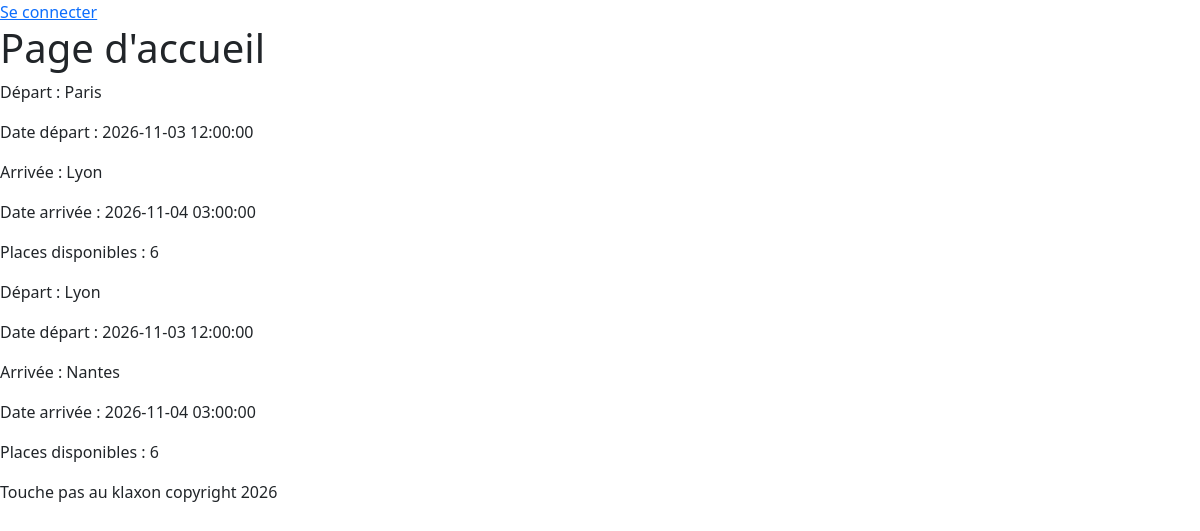
The page / on the database its author committed.
### tables this page shows
CREATE TABLE `trajet` (
  `id_trajet` int(11) NOT NULL,
  `gdh_depart` datetime NOT NULL,
  `gdh_arrivee` datetime NOT NULL,
  `nb_places_total` int(11) NOT NULL,
  `nb_places_dispo` int(11) NOT NULL,
  `id_user` int(11) NOT NULL,
  `id_agence_dep` int(11) NOT NULL,
  `id_agence_arr` int(11) NOT NULL
);

CREATE TABLE `agence` (
  `id_agence` int(11) NOT NULL,
  `nom_ville` varchar(255) NOT NULL
);

### App/Controllers/HomeController.php (called while the page is built)
<?php
class HomeController{
    public function index(){
        require 'templates/home.php';
    }
}

### index.php (called while the page is built, shortened)
<?php
$url = str_replace('/touchepasauklaxon', '', $_SERVER['REQUEST_URI']);
$routeur = new Routeur();
$routeur->addRoute('GET', '/', 'HomeController', 'index');
$routeur->addRoute('GET', '/login', 'AuthController', 'showLogin');
$routeur->addRoute('POST', '/login', 'AuthController', 'login');
$routeur->addRoute('GET', '/logout', 'AuthController', 'logout');
$routeur->addRoute('GET', '/trajet/create', 'TrajetController', 'create');
$routeur->addRoute('POST', '/trajet/store', 'TrajetController', 'store');
$routeur->addRoute('GET', '/trajet/delete', 'TrajetController', 'delete');
$routeur->addRoute('GET', '/trajet/edit', 'TrajetController', 'edit');
$routeur->addRoute('POST','/trajet/update','TrajetController','update');
$routeur->addRoute('GET', '/admin/users', 'AdminController', 'users');
$routeur->addRoute('GET', '/admin/agences', 'AdminController', 'agences');
$routeur->addRoute('GET', '/admin/agence/create', 'AdminController', 'createAgence');
$routeur->addRoute('POST', '/admin/agence/store', 'AdminController', 'storeAgence');
$routeur->addRoute('GET', '/admin/agence/edit', 'AdminController', 'editAgence');
$routeur->addRoute('POST', '/admin/agence/update', 'AdminController', 'updateAgence');
$routeur->addRoute('GET', '/admin/agence/delete', 'AdminController', 'deleteAgence');
$routeur->addRoute('GET', '/admin/trajets', 'AdminController', 'trajets');
$routeur->addRoute('GET', '/admin/trajet/delete', 'AdminController', 'deleteTrajet');
$routeur->dispatch($url);

### templates/trajet/index.php (the view, shortened to what this page needs)
<?php
$db = Database::getInstance()->getConnection();
$stmt = $db->prepare("
    SELECT trajet.*,
        ad.nom_ville AS ville_depart,
        aa.nom_ville AS ville_arrivee,
        user.nom AS user_nom,
        user.prenom AS user_prenom,
        user.email AS user_email,
        user.telephone AS user_telephone
    FROM trajet
    JOIN agence ad ON trajet.id_agence_dep = ad.id_agence
    JOIN agence aa ON trajet.id_agence_arr = aa.id_agence
    JOIN user ON trajet.id_user = user.id_user
    WHERE nb_places_dispo > 0 AND gdh_depart > NOW()
    ORDER BY gdh_depart ASC
");
$stmt->execute();
$trajets = $stmt->fetchAll(PDO::FETCH_ASSOC);
foreach($trajets as $trajet): ?>
    <div>
        <p>Départ : <?php echo $trajet['ville_depart']; ?></p>
        <p>Date départ : <?php echo $trajet['gdh_depart']; ?></p>
        <p>Arrivée : <?php echo $trajet['ville_arrivee']; ?></p>
        <p>Date arrivée : <?php echo $trajet['gdh_arrivee']; ?></p>
        <p>Places disponibles : <?php echo $trajet['nb_places_dispo']; ?></p>
    </div>
<?php endforeach; ?>

### rows shown on the page
trajet: id_agence_dep.nom_ville "Paris", gdh_depart "2026-11-03 12:00:00", id_agence_arr.nom_ville "Lyon", gdh_arrivee "2026-11-04 03:00:00", nb_places_dispo "6"
trajet: id_agence_dep.nom_ville "Lyon", gdh_depart "2026-11-03 12:00:00", id_agence_arr.nom_ville "Nantes", gdh_arrivee "2026-11-04 03:00:00", nb_places_dispo "6"
